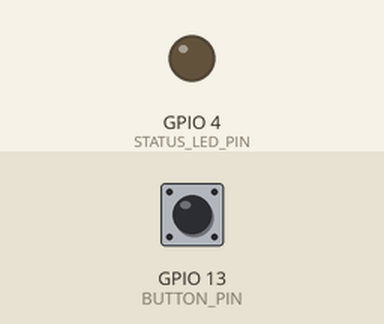
Bench run of a sketch on a simulated ESP32. Parts: output pins drawn as LEDs (lit = HIGH). Dashed ring = blinking. Inputs (shaded band) come from the test bench; at power-on: GPIO 13 (BUTTON_PIN) HIGH. WiFi joins after 1.5 s; servers stay silent unless stated; no MQTT or app messages arrive unless stated; the camera gives no picture; what the sketch prints to the serial monitor is not drawn.

Above: at 3.6 s.
3.7 s: GPIO 13 (BUTTON_PIN) pulled LOW for 0.15 s
At 3.83 s:
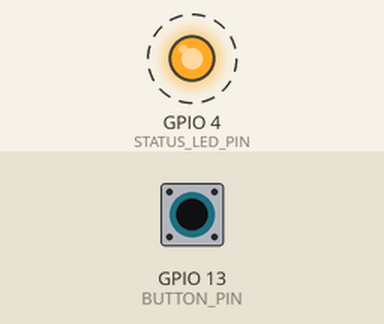
6.8 s: GPIO 13 (BUTTON_PIN) pulled LOW for 1 s
At 6.93 s:
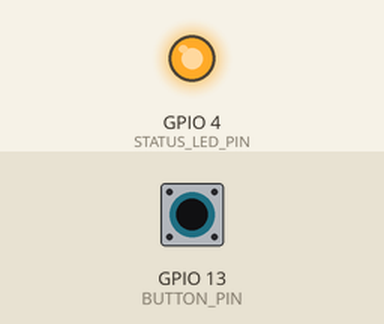
Timing chart, 0 to 9.8 s (numbered marks = the images above; inputs shaded):
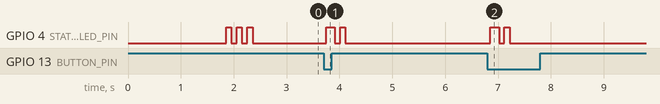

The sketch:

camera_node.ino
```cpp
// firmware/camera_node/camera_node.ino - QR Scanner Only
#include <WiFi.h>
#include <PubSubClient.h>
#include <ArduinoJson.h>
#include "esp_camera.h"

// ============ Pin Definitions ============
#define PWDN_GPIO_NUM     32
#define RESET_GPIO_NUM    -1
#define XCLK_GPIO_NUM      0
#define SIOD_GPIO_NUM     26
#define SIOC_GPIO_NUM     27
#define Y9_GPIO_NUM       35
#define Y8_GPIO_NUM       34
#define Y7_GPIO_NUM       39
#define Y6_GPIO_NUM       36
#define Y5_GPIO_NUM       21
#define Y4_GPIO_NUM       19
#define Y3_GPIO_NUM       18
#define Y2_GPIO_NUM        5
#define VSYNC_GPIO_NUM    25
#define HREF_GPIO_NUM     23
#define PCLK_GPIO_NUM     22

// Status LED
#define STATUS_LED_PIN    4

// Button for manual trigger (optional)
#define BUTTON_PIN        13

// ============ WiFi Configuration ============
const char* WIFI_SSID = "YOUR_WIFI_SSID";
const char* WIFI_PASSWORD = "YOUR_WIFI_PASSWORD";

// ============ MQTT Configuration ============
const char* MQTT_BROKER = "192.168.1.100";
const int MQTT_PORT = 1883;
const char* MQTT_USER = "esp32_camera";
const char* MQTT_PASSWORD = "your_password";

// ============ Node Configuration ============
const char* NODE_UUID = "CAM-001";
const char* NODE_TYPE = "camera";

// ============ Global Variables ============
WiFiClient espClient;
PubSubClient client(espClient);

unsigned long lastHeartbeat = 0;
bool isProcessing = false;

// ============ Setup ============
void setup() {
  Serial.begin(115200);
  Serial.println("\n\nVMS QR Scanner Node Starting...");

  // Initialize pins
  pinMode(STATUS_LED_PIN, OUTPUT);
  pinMode(BUTTON_PIN, INPUT_PULLUP);
  digitalWrite(STATUS_LED_PIN, LOW);

  // Initialize camera
  initCamera();

  // Connect to WiFi
  connectWiFi();

  // Setup MQTT
  client.setServer(MQTT_BROKER, MQTT_PORT);
  client.setCallback(mqttCallback);
  connectMQTT();

  // Send startup status
  sendStatus("online", "QR Scanner ready");

  // Blink to indicate ready
  blinkLED(3);

  Serial.println("QR Scanner ready. Place QR code in front of camera.");
}

// ============ Camera Initialization ============
void initCamera() {
  camera_config_t config;
  config.ledc_channel = LEDC_CHANNEL_0;
  config.ledc_timer = LEDC_TIMER_0;
  config.pin_d0 = Y2_GPIO_NUM;
  config.pin_d1 = Y3_GPIO_NUM;
  config.pin_d2 = Y4_GPIO_NUM;
  config.pin_d3 = Y5_GPIO_NUM;
  config.pin_d4 = Y6_GPIO_NUM;
  config.pin_d5 = Y7_GPIO_NUM;
  config.pin_d6 = Y8_GPIO_NUM;
  config.pin_d7 = Y9_GPIO_NUM;
  config.pin_xclk = XCLK_GPIO_NUM;
  config.pin_pclk = PCLK_GPIO_NUM;
  config.pin_vsync = VSYNC_GPIO_NUM;
  config.pin_href = HREF_GPIO_NUM;
  config.pin_sscb_sda = SIOD_GPIO_NUM;
  config.pin_sscb_scl = SIOC_GPIO_NUM;
  config.pin_pwdn = PWDN_GPIO_NUM;
  config.pin_reset = RESET_GPIO_NUM;
  config.xclk_freq_hz = 20000000;
  config.pixel_format = PIXFORMAT_JPEG;
  config.frame_size = FRAMESIZE_QVGA;
  config.jpeg_quality = 10;
  config.fb_count = 1;

  esp_err_t err = esp_camera_init(&config);
  if (err != ESP_OK) {
    Serial.printf("Camera init failed: 0x%x\n", err);
    return;
  }
  Serial.println("Camera initialized");
}

// ============ QR Code Detection ============
String decodeQRCode() {
  camera_fb_t * fb = esp_camera_fb_get();
  if (!fb) {
    Serial.println("Camera capture failed");
    return "";
  }

  // Here you would integrate a QR decoding library
  // For ESP32-CAM, you can use the quirc library
  // This is a placeholder - in production, implement actual QR decoding

  // Simulate QR detection for testing
  // In production, replace with actual QR decoding
  String simulatedData = simulateQRDetection();

  esp_camera_fb_return(fb);

  return simulatedData;
}

// Simulated QR detection for testing
// Replace with actual QR decoding in production
String simulateQRDetection() {
  // For testing, return a sample student ID
  // In production, use actual QR decoding library
  static int counter = 0;
  counter++;

  if (counter % 3 == 0) {
    return "ENE221-0108/2018|TIE4101";
  } else if (counter % 3 == 1) {
    return "ENE221-0100/2020|TIE4101";
  } else {
    return "{\"first_name\":\"John\",\"last_name\":\"Doe\",\"national_id\":\"12345678\",\"phone_number\":\"+254712345678\",\"purpose\":\"meeting\"}";
  }
}

// ============ Process Scans ============
void processAttendanceScan() {
  if (isProcessing) {
    Serial.println("Already processing, please wait...");
    return;
  }

  isProcessing = true;
  digitalWrite(STATUS_LED_PIN, HIGH);

  Serial.println("Scanning QR code for attendance...");

  String qrData = decodeQRCode();

  if (qrData.length() > 0) {
    Serial.print("QR Detected: ");
    Serial.println(qrData);

    // Create JSON payload
    StaticJsonDocument<512> doc;
    doc["node_uuid"] = NODE_UUID;
    doc["scan_type"] = "attendance";
    doc["qr_data"] = qrData;
    doc["timestamp"] = millis();

    char buffer[512];
    serializeJson(doc, buffer);

    // Publish to MQTT
    if (client.publish("jkuat/attendance/scan", buffer)) {
      Serial.println("Attendance data sent to server");
      blinkLED(2);  // Success - blink twice
    } else {
      Serial.println("Failed to send attendance data");
      blinkLED(5);  // Error - blink 5 times
    }
  } else {
    Serial.println("No QR code detected");
    blinkLED(1);  // No QR - blink once
  }

  digitalWrite(STATUS_LED_PIN, LOW);
  isProcessing = false;
}

void processVisitorScan() {
  if (isProcessing) {
    Serial.println("Already processing, please wait...");
    return;
  }

  isProcessing = true;
  digitalWrite(STATUS_LED_PIN, HIGH);

  Serial.println("Scanning QR code for visitor...");

  String qrData = decodeQRCode();

  if (qrData.length() > 0) {
    Serial.print("QR Detected: ");
    Serial.println(qrData);

    // Create JSON payload
    StaticJsonDocument<512> doc;
    doc["node_uuid"] = NODE_UUID;
    doc["scan_type"] = "visitor";
    doc["qr_data"] = qrData;
    doc["timestamp"] = millis();

    char buffer[512];
    serializeJson(doc, buffer);

    // Publish to MQTT
    if (client.publish("jkuat/visitor/scan", buffer)) {
      Serial.println("Visitor data sent to server");
      blinkLED(2);
    } else {
      Serial.println("Failed to send visitor data");
      blinkLED(5);
    }
  } else {
    Serial.println("No QR code detected");
    blinkLED(1);
  }

  digitalWrite(STATUS_LED_PIN, LOW);
  isProcessing = false;
}

// ============ Network Functions ============
void connectWiFi() {
  Serial.print("Connecting to WiFi");
  WiFi.begin(WIFI_SSID, WIFI_PASSWORD);

  int attempts = 0;
  while (WiFi.status() != WL_CONNECTED && attempts < 20) {
    delay(500);
    Serial.print(".");
    attempts++;
  }

  if (WiFi.status() == WL_CONNECTED) {
    Serial.println("\n✅ WiFi connected");
    Serial.print("IP: ");
    Serial.println(WiFi.localIP());
  } else {
    Serial.println("\n❌ WiFi connection failed");
  }
}

void connectMQTT() {
  while (!client.connected()) {
    Serial.print("Connecting to MQTT...");

    if (client.connect(NODE_UUID, MQTT_USER, MQTT_PASSWORD)) {
      Serial.println("✅ connected");

      // Subscribe to commands
      char cmdTopic[64];
      snprintf(cmdTopic, 64, "jkuat/system/commands/%s", NODE_UUID);
      client.subscribe(cmdTopic);

      sendStatus("online", "Connected to MQTT");

    } else {
      Serial.print("❌ failed, rc=");
      Serial.print(client.state());
      Serial.println(" retrying in 5 seconds");
      delay(5000);
    }
  }
}

// ============ MQTT Callback ============
void mqttCallback(char* topic, byte* payload, unsigned int length) {
  Serial.print("📨 Command: ");
  Serial.println(topic);

  String message = String((char*)payload).substring(0, length);

  if (strcmp(topic, "jkuat/attendance/trigger") == 0) {
    processAttendanceScan();
  }
  else if (strcmp(topic, "jkuat/visitor/trigger") == 0) {
    processVisitorScan();
  }
  else if (strstr(topic, "jkuat/system/commands/") != NULL) {
    // Parse JSON command
    StaticJsonDocument<256> doc;
    deserializeJson(doc, payload, length);

    const char* command = doc["command"];

    if (strcmp(command, "reboot") == 0) {
      Serial.println("Rebooting...");
      ESP.restart();
    }
    else if (strcmp(command, "scan_attendance") == 0) {
      processAttendanceScan();
    }
    else if (strcmp(command, "scan_visitor") == 0) {
      processVisitorScan();
    }
  }
}

// ============ Status Functions ============
void sendStatus(const char* status, const char* message) {
  StaticJsonDocument<256> doc;
  doc["node_uuid"] = NODE_UUID;
  doc["status"] = status;
  doc["message"] = message;
  doc["version"] = "1.0.0";
  doc["uptime"] = millis() / 1000;
  doc["free_heap"] = ESP.getFreeHeap();
  doc["rssi"] = WiFi.RSSI();
  doc["timestamp"] = millis();

  char buffer[256];
  serializeJson(doc, buffer);

  char statusTopic[64];
  snprintf(statusTopic, 64, "jkuat/system/status/%s", NODE_UUID);
  client.publish(statusTopic, buffer);
}

void sendHeartbeat() {
  StaticJsonDocument<128> doc;
  doc["node_uuid"] = NODE_UUID;
  doc["uptime"] = millis() / 1000;
  doc["free_heap"] = ESP.getFreeHeap();
  doc["rssi"] = WiFi.RSSI();
  doc["timestamp"] = millis();

  char buffer[128];
  serializeJson(doc, buffer);

  char heartbeatTopic[64];
  snprintf(heartbeatTopic, 64, "jkuat/system/heartbeat/%s", NODE_UUID);
  client.publish(heartbeatTopic, buffer);
}

void blinkLED(int times) {
  for (int i = 0; i < times; i++) {
    digitalWrite(STATUS_LED_PIN, HIGH);
    delay(100);
    digitalWrite(STATUS_LED_PIN, LOW);
    delay(100);
  }
}

// ============ Main Loop ============
void loop() {
  if (!client.connected()) {
    connectMQTT();
  }
  client.loop();

  // Check button for manual trigger
  if (digitalRead(BUTTON_PIN) == LOW) {
    delay(50);  // Debounce
    if (digitalRead(BUTTON_PIN) == LOW) {
      Serial.println("Button pressed!");
      processAttendanceScan();
      while (digitalRead(BUTTON_PIN) == LOW) {
        delay(10);
      }
    }
  }

  // Send heartbeat every 60 seconds
  if (millis() - lastHeartbeat > 60000) {
    sendHeartbeat();
    lastHeartbeat = millis();
  }
}
```

motion_sensor.cpp
```cpp

```

qr_decoder.cpp
```cpp

```

Measured:
- after the input at 3.7 s, GPIO 4 (STATUS_LED_PIN): alternates HIGH for 0.13 s and LOW for 0.10 s, 4 changes in all, then stays LOW, starting after 0.05 s
- after the input at 6.8 s, GPIO 4 (STATUS_LED_PIN): LOW → HIGH after 0.05 s, → LOW 0.17 s later, → HIGH 0.10 s later, → LOW 0.10 s later
